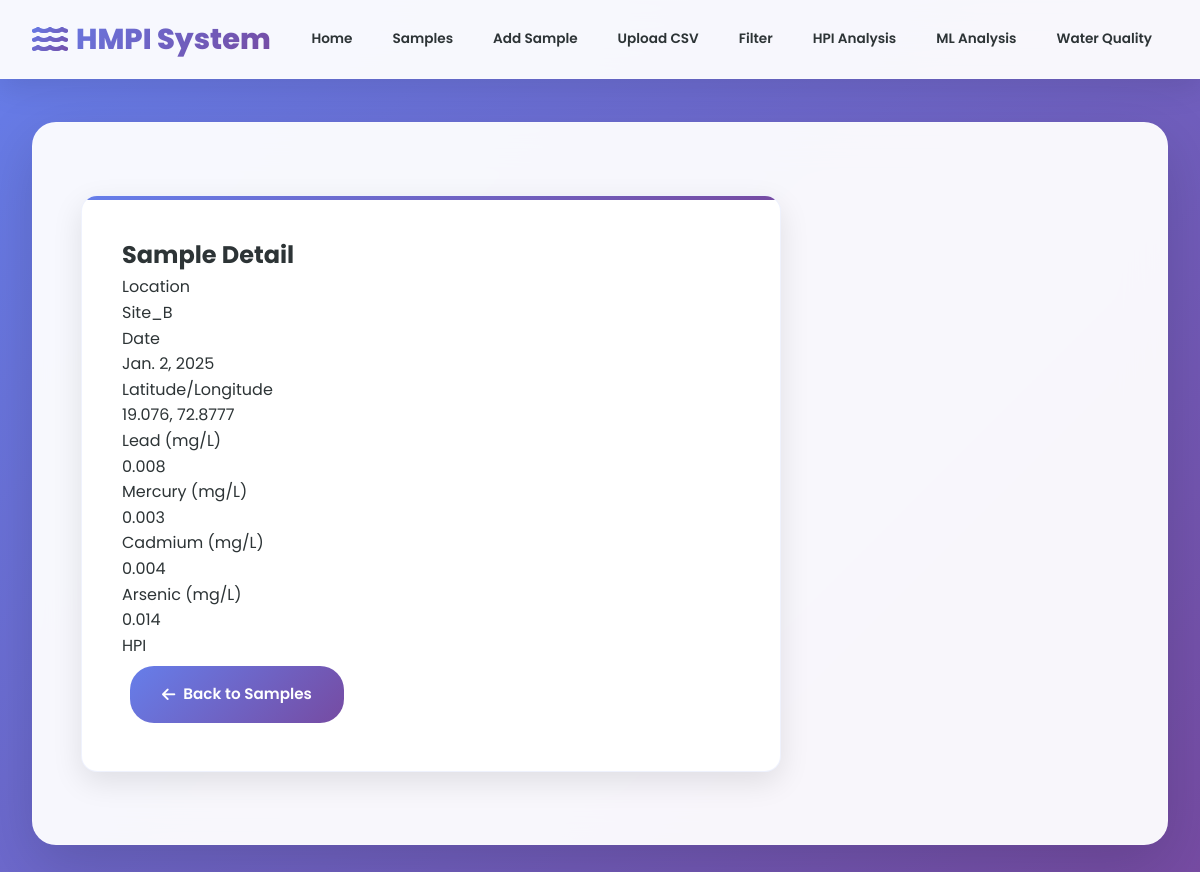
The app's page /sample/2/ with its own data.
### hmpi_system_app/models.py (models this page shows, shortened)
class Sample(models.Model):
    location = models.CharField(max_length=100)
    date = models.DateField()
    lead = models.FloatField()
    mercury = models.FloatField()
    cadmium = models.FloatField()
    arsenic = models.FloatField()
    latitude = models.FloatField(blank=True, null=True)
    longitude = models.FloatField(blank=True, null=True)

### hmpi_system_app/views.py (the view)
# urls.py: path('sample/<int:pk>/', views.sample_detail, name='sample_detail'),
def sample_detail(request, pk):
    sample = get_object_or_404(Sample, pk=pk)
    try:
        from .ml_utils import create_individual_graph
        graph = create_individual_graph(sample)
    except Exception:
        graph = None
    hpi = calculate_HPI(_conc_dict(sample))
    is_drinkable, filters = analyze_sample(sample)
    context = {
        'sample': sample,
        'graph': graph,
        'hpi': hpi,
        'is_drinkable': is_drinkable,
        'filters': filters,
    }
    return render(request, 'hmpi_system_app/sample_detail.html', context)

### hmpi_system_app/utils.py (called while the page is built)
def calculate_HPI(concentrations):
    total_weighted_quality = 0
    total_weights = 0
    for metal, conc in concentrations.items():
        Si = STANDARD_LIMITS.get(metal)
        if Si is None:
            continue  # Skip metals without standards
        Wi = 1 / Si
        Qi = (conc / Si) * 100
        total_weighted_quality += Wi * Qi
        total_weights += Wi
    if total_weights == 0:
        return 0
    HPI = total_weighted_quality / total_weights
    return HPI

def analyze_sample(sample):
    limits = {
        'lead': 0.01,
        'mercury': 0.006,
        'cadmium': 0.003,
        'arsenic': 0.01,
    }
    unsafe_metals = []
    if sample.lead > limits['lead']:
        unsafe_metals.append('Lead')
    if sample.mercury > limits['mercury']:
        unsafe_metals.append('Mercury')
    if sample.cadmium > limits['cadmium']:
        unsafe_metals.append('Cadmium')
    if sample.arsenic > limits['arsenic']:
        unsafe_metals.append('Arsenic')
    is_drinkable = len(unsafe_metals) == 0
    suggested_filters = []
    if 'Lead' in unsafe_metals or 'Cadmium' in unsafe_metals or 'Arsenic' in unsafe_metals:
        suggested_filters.append('Reverse Osmosis')
    if 'Mercury' in unsafe_metals:
        suggested_filters.append('Activated Carbon Filter')
    return is_drinkable, suggested_filters

### hmpi_system_app/views.py (called while the page is built)
def _conc_dict(sample):
    return {
        'lead': sample.lead,
        'mercury': sample.mercury,
        'cadmium': sample.cadmium,
        'arsenic': sample.arsenic,
    }

### hmpi_system_app/templates/hmpi_system_app/sample_detail.html (shortened to what this page needs)
{% extends "hmpi_system_app/base.html" %}
{% block content %}
<div class="card bg-white bg-opacity-90 rounded-4 shadow-lg p-5 mx-auto" style="max-width: 700px;">
    <h2 class="text-primary fw-bold mb-4 text-center">Sample Detail</h2>
    <dl class="row fs-5">
        <dt class="col-sm-4">Location</dt>
        <dd class="col-sm-8">{{ sample.location }}</dd>
        <dt class="col-sm-4">Date</dt>
        <dd class="col-sm-8">{{ sample.date }}</dd>
        <dt class="col-sm-4">Latitude/Longitude</dt>
        <dd class="col-sm-8">{{ sample.latitude }}, {{ sample.longitude }}</dd>
        <dt class="col-sm-4">Lead (mg/L)</dt>
        <dd class="col-sm-8">{{ sample.lead }}</dd>
        <dt class="col-sm-4">Mercury (mg/L)</dt>
        <dd class="col-sm-8">{{ sample.mercury }}</dd>
        <dt class="col-sm-4">Cadmium (mg/L)</dt>
        <dd class="col-sm-8">{{ sample.cadmium }}</dd>
        <dt class="col-sm-4">Arsenic (mg/L)</dt>
        <dd class="col-sm-8">{{ sample.arsenic }}</dd>
        <dt class="col-sm-4">HPI</dt>
    </dl>
    <div class="text-end mt-4">
        <a href="{% url 'sample_list' %}" class="btn btn-primary rounded-pill px-4">
            <i class="fas fa-arrow-left"></i> Back to Samples
        </a>
    </div>
</div>
{% endblock %}

### hmpi_system_app/templates/hmpi_system_app/base.html (style rules this page uses)
:root { --primary-gradient: linear-gradient(135deg, #667eea 0%, #764ba2 100%); --secondary-gradient: linear-gradient(135deg, #f093fb 0%, #f5576c 100%); --success-gradient: linear-gradient(135deg, #4facfe 0%, #00f2fe 100%); --warning-gradient: linear-gradient(135deg, #43e97b 0%, #38f9d7 100%); --danger-gradient: linear-gradient(135deg, #fa709a 0%, #fee140 100%); --dark-gradient: linear-gradient(135deg, #667eea 0%, #764ba2 100%); --white: #ffffff; --light-gray: #f8f9fa; --gray: #6c757d; --dark: #2d3436; --shadow: 0 10px 30px rgba(0, 0, 0, 0.1); --shadow-lg: 0 20px 60px rgba(0, 0, 0, 0.15); --border-radius: 16px; --border-radius-sm: 8px; --border-radius-lg: 24px; --transition: all 0.3s cubic-bezier(0.4, 0, 0.2, 1); }
* { margin: 0; padding: 0; box-sizing: border-box; }
body { font-family: 'Poppins', sans-serif; background: var(--primary-gradient); min-height: 100vh; color: var(--dark); line-height: 1.6; }
.btn { background: var(--primary-gradient); color: var(--white); border: none; padding: 1rem 2rem; border-radius: var(--border-radius-lg); font-weight: 600; cursor: pointer; transition: var(--transition); text-decoration: none; display: inline-flex; align-items: center; gap: 0.5rem; margin: 0.5rem; font-size: 0.95rem; position: relative; overflow: hidden; }
.btn::before { content: ''; position: absolute; top: 0; left: -100%; width: 100%; height: 100%; background: linear-gradient(90deg, transparent, rgba(255, 255, 255, 0.2), transparent); transition: left 0.5s; }
.card { background: var(--white); padding: 2.5rem; border-radius: var(--border-radius); box-shadow: var(--shadow); margin: 1.5rem 0; transition: var(--transition); border: 1px solid rgba(102, 126, 234, 0.1); position: relative; overflow: hidden; }
.card::before { content: ''; position: absolute; top: 0; left: 0; width: 100%; height: 4px; background: var(--primary-gradient); }

### records on screen
Sample: location "Site_B", date "Jan. 2, 2025", latitude "19.076", longitude "72.8777", lead "0.008", mercury "0.003", cadmium "0.004", arsenic "0.014"
